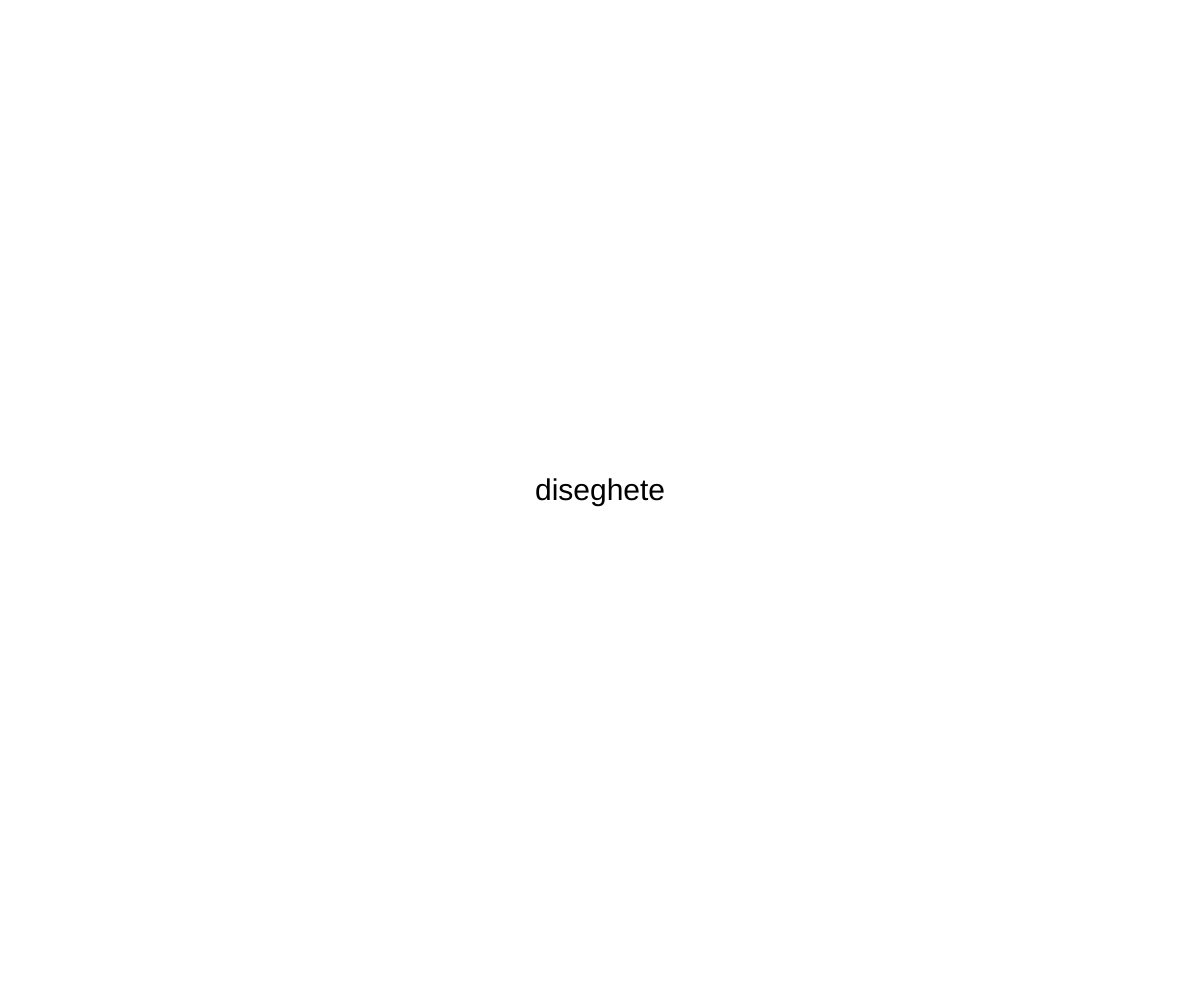
Frame 1 (no input)
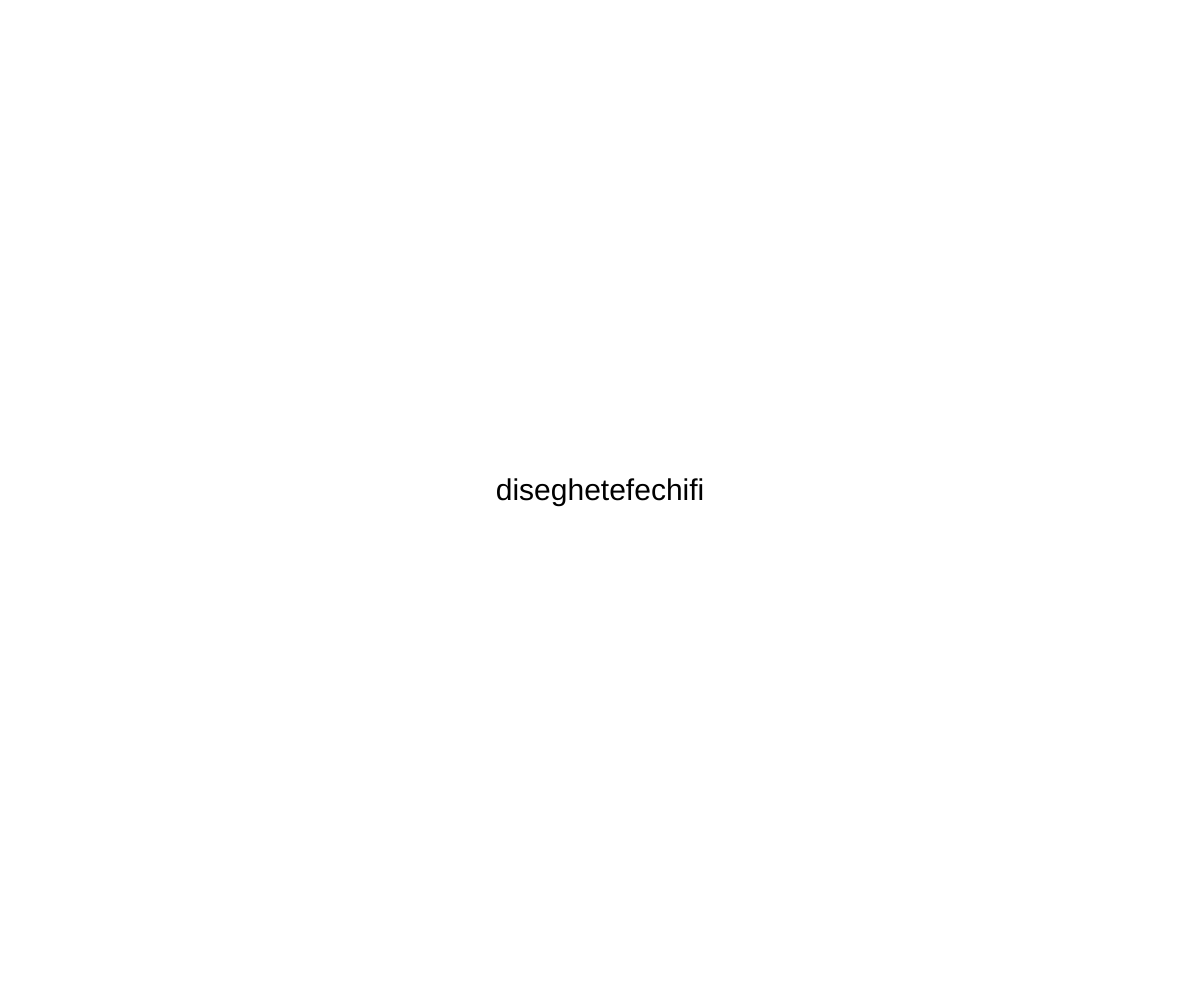
Frame 2 (the mouse pressed at the canvas centre, redrawn once)

The p5.js sketch that drew these frames (run headless with seeded random() and noise() and a simulated clock; the mouse was pressed at the canvas centre and the sketch redrawn once):

// p5.js sketch
// ── sketch.js
 let sillabe = ["ba", "be", "bi", "bo", "bu", "ca", "ce", "ci", "co", "cu", "cra", "cre", "cri", "cro", "cru", "che", "chi", "da", "de", "di", "do", "du", "fa", "fe", "fi", "fo", "fu", "ga", "ge", "gi", "go", "gu", "ghe", "ghi", "gra", "gre", "gri", "gro", "gru", "la", "le", "li", "lo", "lu", "ma", "me", "mi", "mo", "mu", "na", "ne", "ni", "no", "nu", "pa", "pe", "pi", "po", "pu", "pra", "pre", "pri", "pro", "pru", "qu", "ra", "re", "ri", "ro", "ru", "sa", "se", "si", "so", "su", "ta", "te", "ti", "to", "tu", "tra", "tre", "tri", "tro", "tru", "va", "ve", "vi", "vo", "vu", "za", "ze", "zi", "zo", "zu",  ];

let parola=[];

function setup() {
  createCanvas(windowWidth, windowHeight);
}

function draw() {
  background(255);
  translate(windowWidth/2, windowHeight/2);
  textSize(30);
  textAlign(CENTER);

  let numeroSillabe = random(1, 5);
   // let estrazione = random(sillabe);
  
  for (var s=0; s<=numeroSillabe; s++) {
    let estrazione = random(sillabe);
    
    //inserisce la parola nell'array
    append(parola, estrazione);
  }
  
  let separatore = "";
  
  //unisco le diverse stringhe dell'array in un'unica stringa
  //il separatore mi permette di non avere virgole tra una sillaba e l'altra
  let parolaComposta = join(parola, separatore);
  
  //stampo la parola
  text(parolaComposta, 0, 0);  

  noLoop();
}
